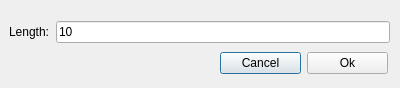
<?xml version="1.0" encoding="UTF-8"?>
<ui version="4.0">
 <class>Dialog</class>
 <widget class="QDialog" name="Dialog">
  <property name="geometry">
   <rect>
    <x>0</x>
    <y>0</y>
    <width>400</width>
    <height>88</height>
   </rect>
  </property>
  <property name="windowTitle">
   <string>Dialog</string>
  </property>
  <widget class="QWidget" name="layoutWidget_2">
   <property name="geometry">
    <rect>
     <x>220</x>
     <y>50</y>
     <width>168</width>
     <height>27</height>
    </rect>
   </property>
   <layout class="QHBoxLayout" name="horizontalLayout_2">
    <item>
     <widget class="QPushButton" name="Cancel_button">
      <property name="text">
       <string>Cancel</string>
      </property>
     </widget>
    </item>
    <item>
     <widget class="QPushButton" name="Ok_button">
      <property name="text">
       <string>Ok</string>
      </property>
     </widget>
    </item>
   </layout>
  </widget>
  <widget class="QWidget" name="layoutWidget">
   <property name="geometry">
    <rect>
     <x>9</x>
     <y>21</y>
     <width>381</width>
     <height>27</height>
    </rect>
   </property>
   <layout class="QFormLayout" name="formLayout">
    <item row="0" column="0">
     <widget class="QLabel" name="label">
      <property name="text">
       <string>Length:</string>
      </property>
     </widget>
    </item>
    <item row="0" column="1">
     <widget class="QLineEdit" name="crossSectionLengthInputField">
      <property name="text">
       <string>10</string>
      </property>
     </widget>
    </item>
   </layout>
  </widget>
 </widget>
 <resources/>
 <connections/>
</ui>
